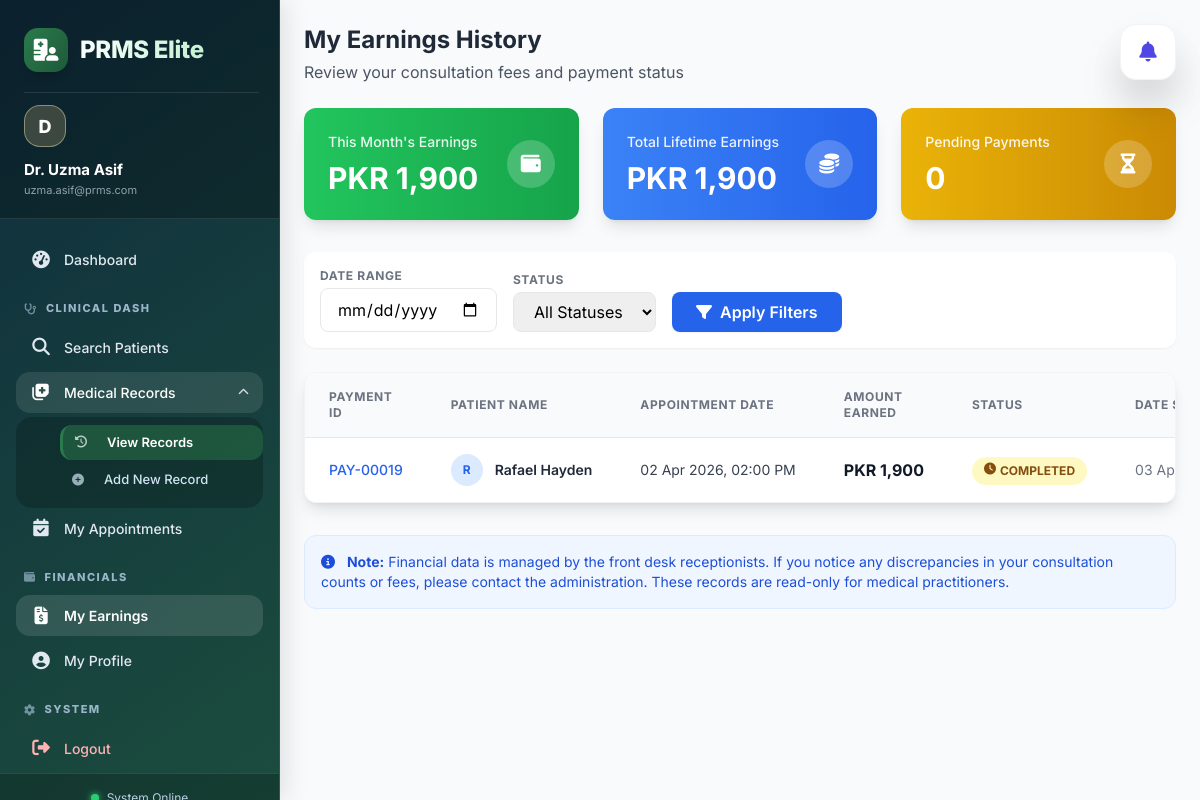
Page /doctor/payments/index.php (signed in) on the earlier database version.
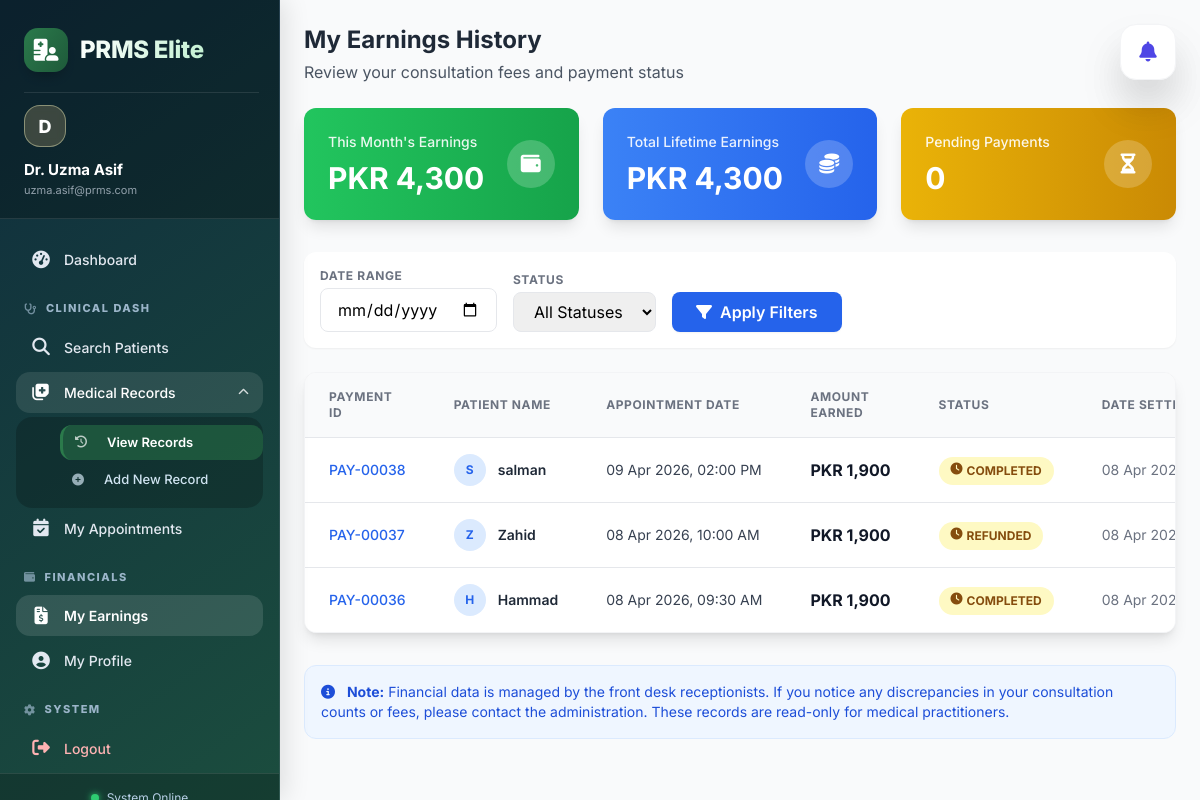
Same page on the later database version.
### tables this page shows
CREATE TABLE `payments` (
  `id` int(11) NOT NULL,
  `appointment_id` int(11) DEFAULT NULL,
  `patient_id` int(11) NOT NULL,
  `doctor_id` int(11) NOT NULL,
  `amount` decimal(10,2) NOT NULL,
  `payment_method` varchar(50) NOT NULL DEFAULT 'cash',
  `status` varchar(50) NOT NULL DEFAULT 'pending',
  `transaction_id` varchar(100) DEFAULT NULL,
  `payment_date` datetime DEFAULT NULL,
  `notes` text DEFAULT NULL,
  `receptionist_id` int(11) DEFAULT NULL,
  `created_at` timestamp NOT NULL DEFAULT current_timestamp(),
  `payment_type` enum('appointment','test') NOT NULL DEFAULT 'appointment',
  `record_test_id` int(11) DEFAULT NULL,
  `lab_assistant_id` int(11) DEFAULT NULL,
  `recorded_by_role` enum('receptionist','lab_assistant') DEFAULT NULL
);

CREATE TABLE `patients` (
  `id` int(11) NOT NULL,
  `name` varchar(100) DEFAULT NULL,
  `age` int(11) DEFAULT NULL,
  `weight` decimal(5,2) DEFAULT NULL,
  `disease` int(11) DEFAULT NULL,
  `gender` enum('male','female','other') DEFAULT NULL,
  `phone` varchar(20) DEFAULT NULL,
  `address` text DEFAULT NULL,
  `blood_group` varchar(10) DEFAULT NULL,
  `status` enum('active','inactive') DEFAULT 'active',
  `created_at` timestamp NOT NULL DEFAULT current_timestamp()
);

CREATE TABLE `appointments` (
  `id` int(11) NOT NULL,
  `patient_id` int(11) DEFAULT NULL,
  `doctor_id` int(11) DEFAULT NULL,
  `appointment_date` datetime DEFAULT NULL,
  `symptoms` text DEFAULT NULL,
  `category_id` int(11) DEFAULT NULL,
  `consultation_fee` decimal(10,2) DEFAULT 0.00,
  `shift_type` varchar(20) DEFAULT NULL,
  `time_slot` varchar(50) DEFAULT NULL,
  `patient_number` int(11) DEFAULT 0,
  `status` enum('pending','completed','cancelled') DEFAULT 'pending',
  `created_at` timestamp NOT NULL DEFAULT current_timestamp(),
  `has_tests` tinyint(1) DEFAULT 0
);

### doctor/payments/index.php (the view, shortened to what the changed rows need)
<?php
require_once '../../config/db.php';
$user_id = $_SESSION['user_id'];
$doctor_query = "SELECT d.*, u.name as doctor_name
                 FROM doctors d
                 JOIN users u ON d.user_id = u.id
                 WHERE d.user_id = ?";
$stmt = mysqli_prepare($conn, $doctor_query);
mysqli_stmt_bind_param($stmt, "i", $user_id);
mysqli_stmt_execute($stmt);
$doctor = mysqli_fetch_assoc(mysqli_stmt_get_result($stmt));
$doctor_id = $doctor['id'];
$where_clauses = ["p.doctor_id = $doctor_id"];
$where_sql = implode(" AND ", $where_clauses);
$payments_query = "SELECT p.*, pt.name as patient_name, a.appointment_date
                   FROM payments p
                   JOIN patients pt ON p.patient_id = pt.id
                   JOIN appointments a ON p.appointment_id = a.id
                   WHERE $where_sql
                   ORDER BY p.payment_date DESC, p.created_at DESC";
$payments_result = mysqli_query($conn, $payments_query);
$total_earnings_query = "SELECT SUM(amount) as total FROM payments WHERE doctor_id = $doctor_id AND status = 'completed'";
$total_earnings = mysqli_fetch_assoc(mysqli_query($conn, $total_earnings_query))['total'] ?: 0;
$this_month_start = date('Y-m-01 00:00:00');
$month_earnings_query = "SELECT SUM(amount) as total FROM payments WHERE doctor_id = $doctor_id AND status = 'completed' AND payment_date >= '$this_month_start'";
$month_earnings = mysqli_fetch_assoc(mysqli_query($conn, $month_earnings_query))['total'] ?: 0;
include '../../includes/header.php';
?>
<div class="flex-1 overflow-y-auto bg-gray-50">
    <div class="p-6">
        <div class="mb-6">
            <h1 class="text-2xl font-bold text-gray-800">My Earnings History</h1>
        </div>
        <div class="grid grid-cols-1 md:grid-cols-3 gap-6 mb-8">
            <div class="bg-gradient-to-r from-green-500 to-green-600 rounded-xl shadow-lg p-6 text-white transform hover:scale-105 transition-all duration-300">
                <div class="flex items-center justify-between">
                    <div>
                        <p class="text-white text-opacity-90 text-sm font-medium">This Month's Earnings</p>
                        <p class="text-3xl font-bold mt-2">PKR <?php echo number_format($month_earnings); ?></p>
                    </div>
                </div>
            </div>
            <div class="bg-gradient-to-r from-blue-500 to-blue-600 rounded-xl shadow-lg p-6 text-white transform hover:scale-105 transition-all duration-300">
                <div class="flex items-center justify-between">
                    <div>
                        <p class="text-white text-opacity-90 text-sm font-medium">Total Lifetime Earnings</p>
                        <p class="text-3xl font-bold mt-2">PKR <?php echo number_format($total_earnings); ?></p>
                    </div>
                </div>
            </div>
        </div>
        <div class="bg-white rounded-xl shadow-lg border border-gray-100 overflow-hidden">
            <div class="overflow-x-auto">
                <table class="w-full">
                    <thead class="bg-gray-50 border-b border-gray-200">
                        <tr>
                            <th class="px-6 py-4 text-left text-xs font-bold text-gray-500 uppercase tracking-wider">Payment ID</th>
                            <th class="px-6 py-4 text-left text-xs font-bold text-gray-500 uppercase tracking-wider">Patient Name</th>
                            <th class="px-6 py-4 text-left text-xs font-bold text-gray-500 uppercase tracking-wider">Appointment Date</th>
                            <th class="px-6 py-4 text-left text-xs font-bold text-gray-500 uppercase tracking-wider">Amount Earned</th>
                            <th class="px-6 py-4 text-left text-xs font-bold text-gray-500 uppercase tracking-wider">Status</th>
                            <th class="px-6 py-4 text-left text-xs font-bold text-gray-500 uppercase tracking-wider">Date Settled</th>
                        </tr>
                    </thead>
                    <tbody class="divide-y divide-gray-200 bg-white">
                        <?php if (mysqli_num_rows($payments_result) > 0): ?>
                            <?php while ($payment = mysqli_fetch_assoc($payments_result)): ?>
                                <tr class="hover:bg-gray-50 transition duration-150">
                                    <td class="px-6 py-4 whitespace-nowrap text-sm font-medium text-blue-600">
                                        PAY-<?php echo str_pad($payment['id'], 5, '0', STR_PAD_LEFT); ?>
                                    </td>
                                    <td class="px-6 py-4 whitespace-nowrap">
                                        <div class="flex items-center">
                                            <div class="w-8 h-8 rounded-full bg-blue-100 flex items-center justify-center text-blue-600 font-bold text-xs mr-3">
                                                <?php echo strtoupper(substr($payment['patient_name'], 0, 1)); ?>
                                            </div>
                                            <span class="text-sm font-semibold text-gray-800"><?php echo htmlspecialchars($payment['patient_name']); ?></span>
                                        </div>
                                    </td>
                                    <td class="px-6 py-4 whitespace-nowrap text-sm text-gray-700">
                                        <?php echo date('d M Y, h:i A', strtotime($payment['appointment_date'])); ?>
                                    </td>
                                    <td class="px-6 py-4 whitespace-nowrap font-bold text-gray-900">
                                        PKR <?php echo number_format($payment['amount']); ?>
                                    </td>
                                    <td class="px-6 py-4 whitespace-nowrap">
                                        <span class="px-3 py-1 inline-flex text-xs leading-5 font-bold rounded-full
                                            <?php echo $payment['status'] == 'paid' ? 'bg-green-100 text-green-800' : 'bg-yellow-100 text-yellow-800'; ?>">
                                            <i class="fas <?php echo $payment['status'] == 'paid' ? 'fa-check-circle' : 'fa-clock'; ?> mr-1 mt-0.5"></i>
                                            <?php echo strtoupper($payment['status']); ?>
                                        </span>
                                    </td>
                                    <td class="px-6 py-4 whitespace-nowrap text-sm text-gray-500">
                                        <?php echo $payment['payment_date'] ? date('d M Y, h:i A', strtotime($payment['payment_date'])) : '--:--'; ?>
                                    </td>
                                </tr>
                            <?php endwhile; ?>
                        <?php endif; ?>
                    </tbody>
                </table>
            </div>
        </div>
    </div>
</div>

Differences in the rows shown:
removed payments: id "00019", patient.name "R", patient.name "Rafael Hayden", appointment.appointment_date "02 Apr 2026, 02:00 PM", amount "1,900", status "COMPLETED", payment_date "03…"
added payments: id "00038", patient.name "S", patient.name "salman", appointment.appointment_date "09 Apr 2026, 02:00 PM", amount "1,900", status "COMPLETED", payment_date "08 Apr…"
added payments: id "00037", patient.name "Z", patient.name "Zahid", appointment.appointment_date "08 Apr 2026, 10:00 AM", amount "1,900", status "REFUNDED", payment_date "08 Apr…"
added payments: id "00036", patient.name "H", patient.name "Hammad", appointment.appointment_date "08 Apr 2026, 09:30 AM", amount "1,900", status "COMPLETED", payment_date "08 Apr…"
Other differences:
$month_earnings: "1,900" → "4,300"
$total_earnings: "1,900" → "4,300"
